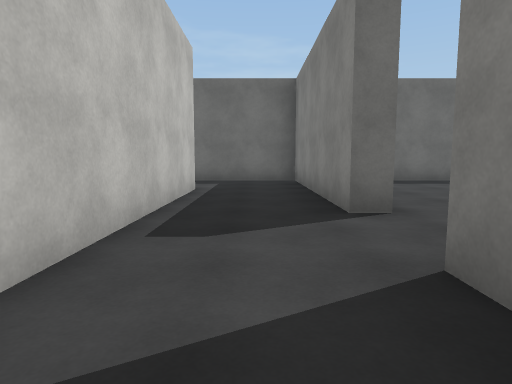
[1] (above)

15 first-person views from a walk through a Unity game level. The camera is 1.3 m above the floor, tilts 6° down and sees 75° across. The floor is counted in squares, 2 m on a side. Each view is taken from the middle of a square. On the plan, view 1 faces up. The plan holds only what a view shows up to about 10 squares ahead; the rest is blank. The player character is not drawn. Some surface patterns are stand-ins.

[2]
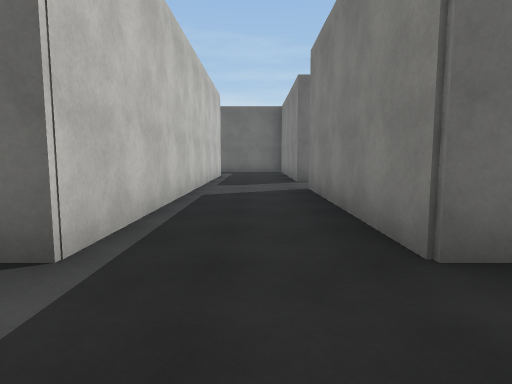

[3]
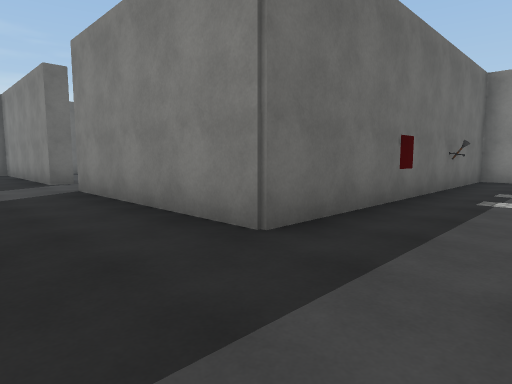

[4]
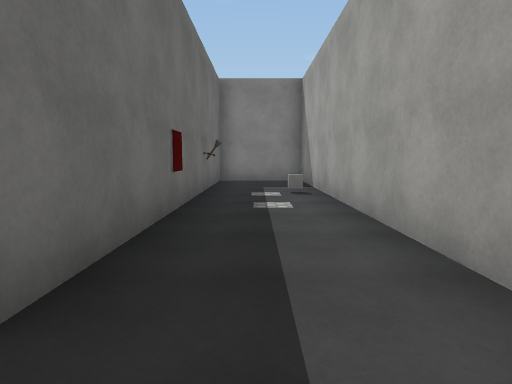

[5]
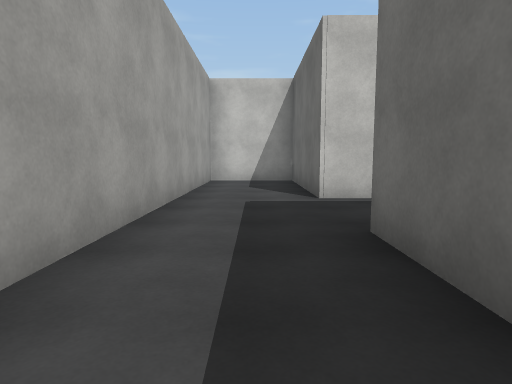

[6]
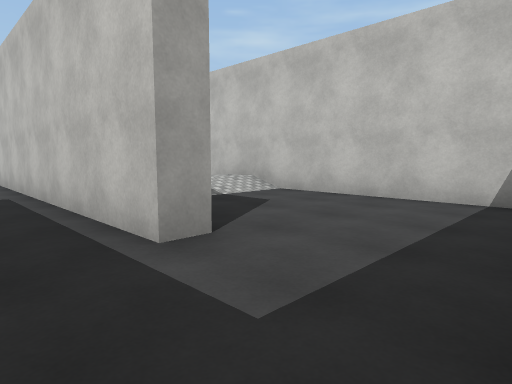

[7]
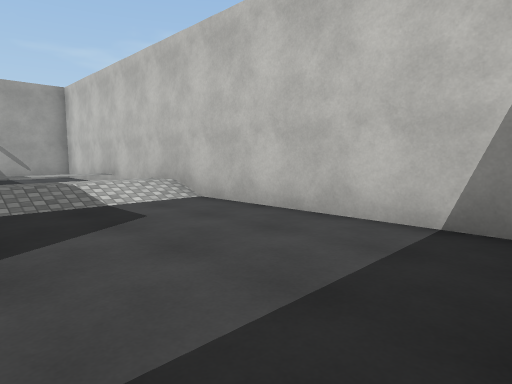

[8]
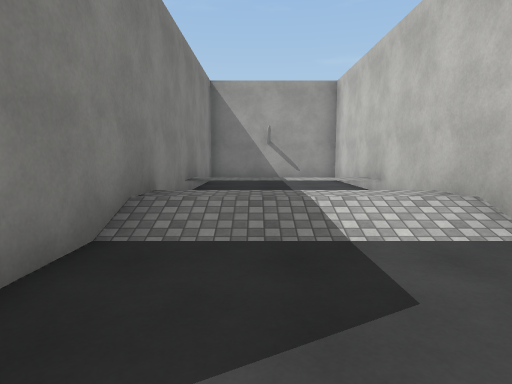

[9]
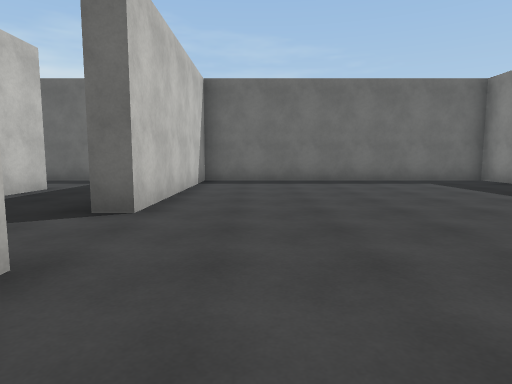

[10]
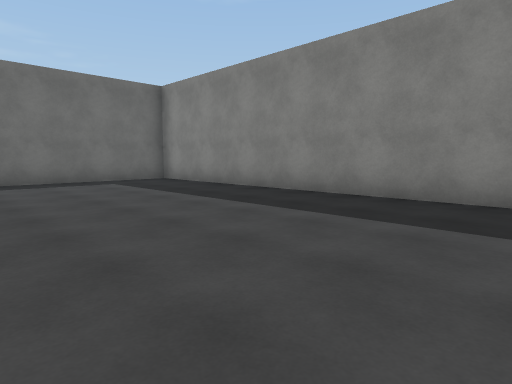

[11]
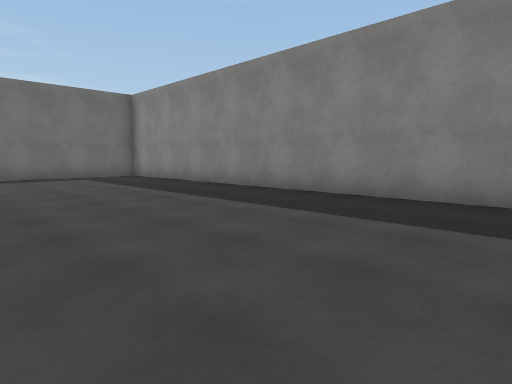

[12]
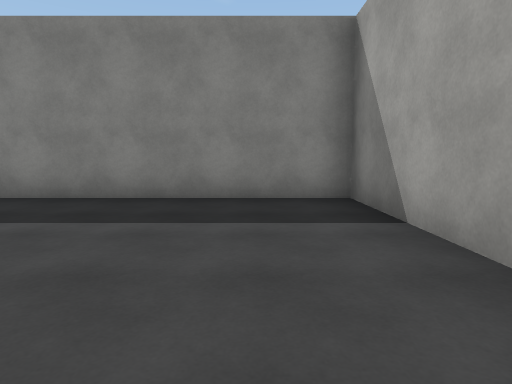

[13]
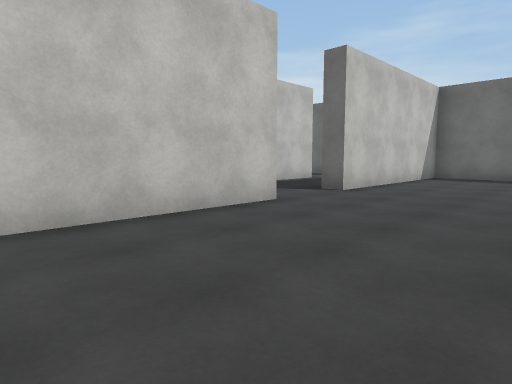

[14]
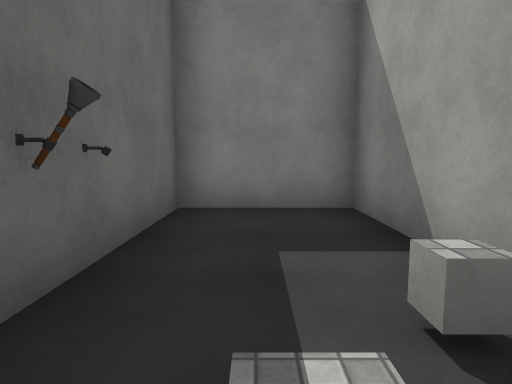

[15]
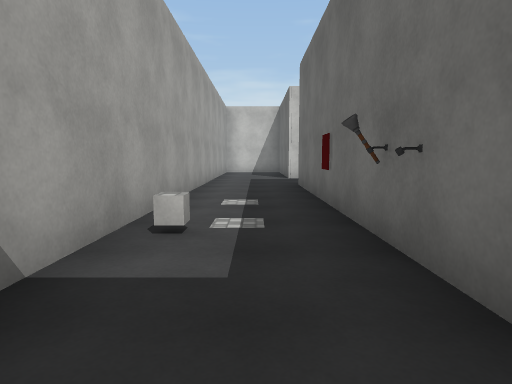

### Floor plan
Key: @ floor where view 1 was taken; # wall or solid block; . floor; / step, stairs or slope; T torch; R trap; C cube; O other object.
Columns run from 6 left of view 1 to 10 right of it. Each row starts with its distance up from view 1.
 10    ##############
  9 #......#........#
  8 #......#........#
  7 #......#........#
  6 #...#..#........#
  5 #...#..#........#
  4 #///#..#........#
  3 #///#...........#
  2 #   #...........#
  1 #///#..#........#
  0 #///#.@#........#
 -1 #...#..#........#
 -2 #...#..#........#
 -3 #####..#####TO###
 -4 #...........R...#
 -5 #...........C...#
 -6 #################

Positions as (right, up) in squares from view 1, and headings:
1: (0, 0), facing up
2: (0, -5), facing up
3: (-1, -5), facing up-right
4: (0, -4), facing right
5: (4, -4), facing left
6: (0, 9), facing down-left
7: (-2, 9), facing down-left
8: (-3, 7), facing down
9: (3, 0), facing up
10: (4, 0), facing up-right
11: (4, -2), facing up-right
12: (4, -1), facing right
13: (5, -2), facing up-left
14: (5, -4), facing right
15: (9, -4), facing left
